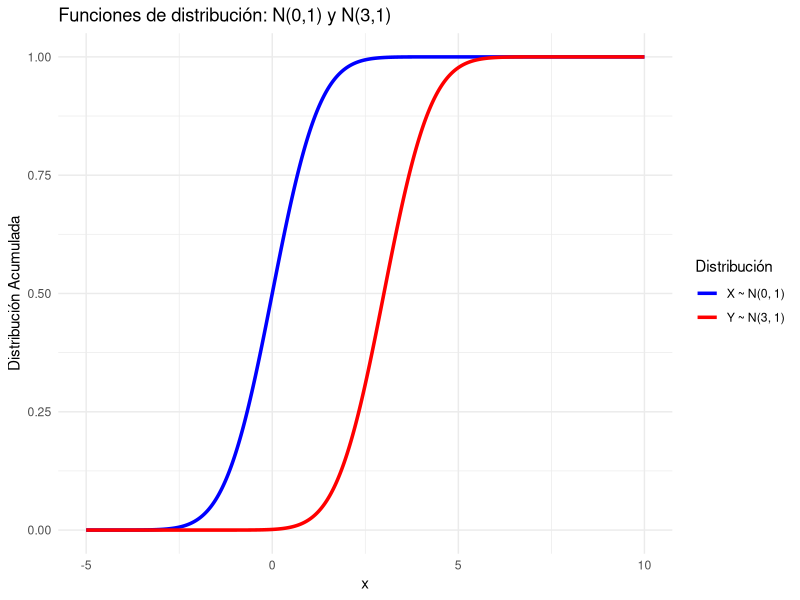

Write the R code that produced this figure.
# Instalar y cargar los paquetes necesarios
if (!require(ggplot2)) {
  install.packages("ggplot2")
}
library(ggplot2)

# Definir los parámetros de las dos normales
mu1 <- 0
sigma1 <- 1
mu2 <- 3
sigma2 <- 1

# Crear una secuencia de valores de x para evaluar las CDFs
x_values <- seq(-5, 10, length.out = 1000)

# Calcular las CDFs para ambas normales
cdf_X1 <- pnorm(x_values, mean = mu1, sd = sigma1)
cdf_X2 <- pnorm(x_values, mean = mu2, sd = sigma2)

# Crear un data frame para las CDFs
data <- data.frame(
  x = rep(x_values, 2),
  cdf = c(cdf_X1, cdf_X2),
  Distribución = rep(c("X ~ N(0, 1)", "Y ~ N(3, 1)"), each = length(x_values))
)

# Graficar las funciones de distribución acumulada
ggplot(data, aes(x = x, y = cdf, color = Distribución)) +
  geom_line(size = 1.2) +
  labs(title = "Funciones de distribución: N(0,1) y N(3,1)",
       x = "x",
       y = "Distribución Acumulada") +
  scale_color_manual(values = c("blue", "red")) +
  theme_minimal()

